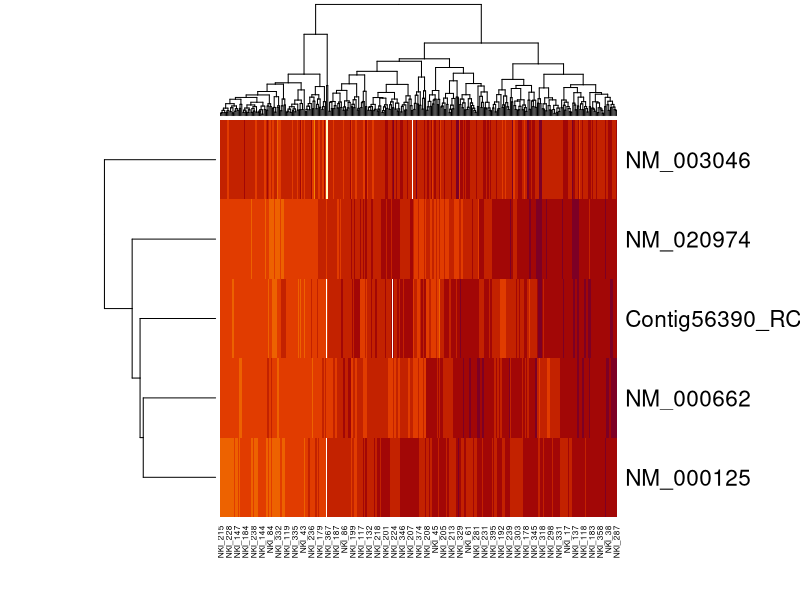
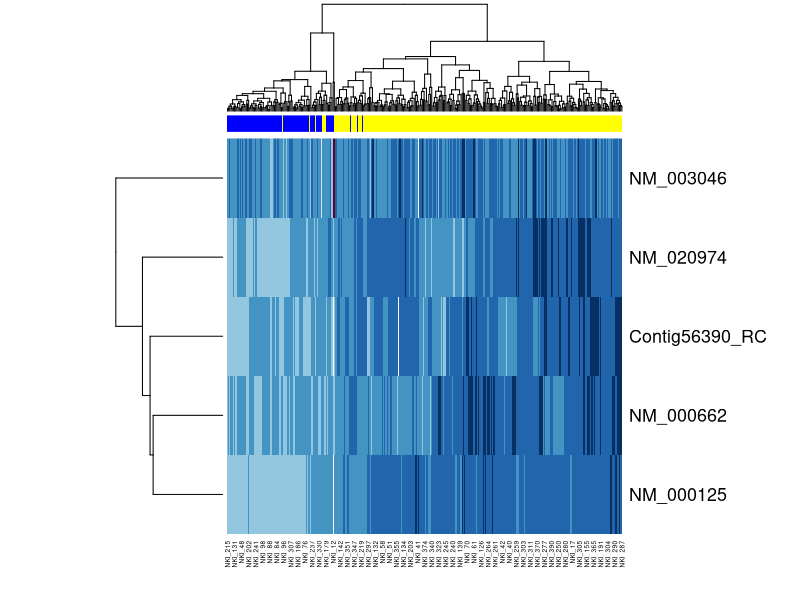
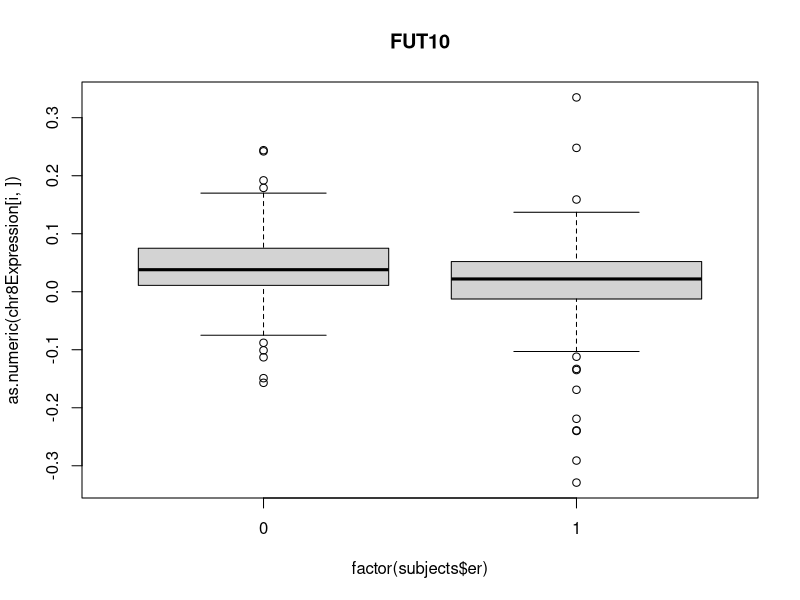
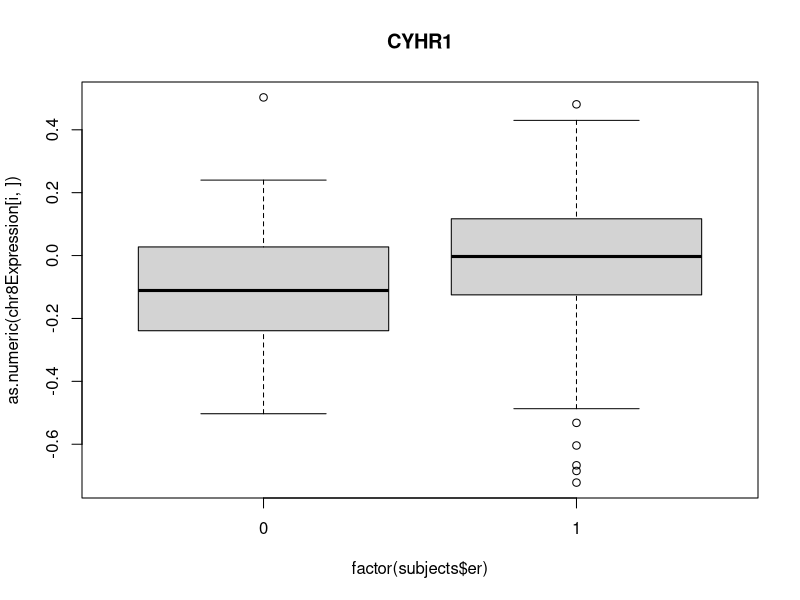
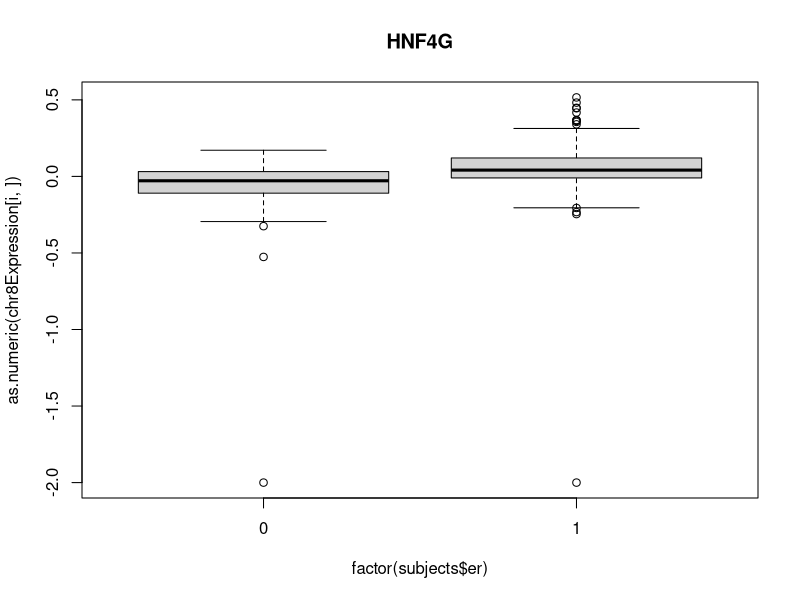
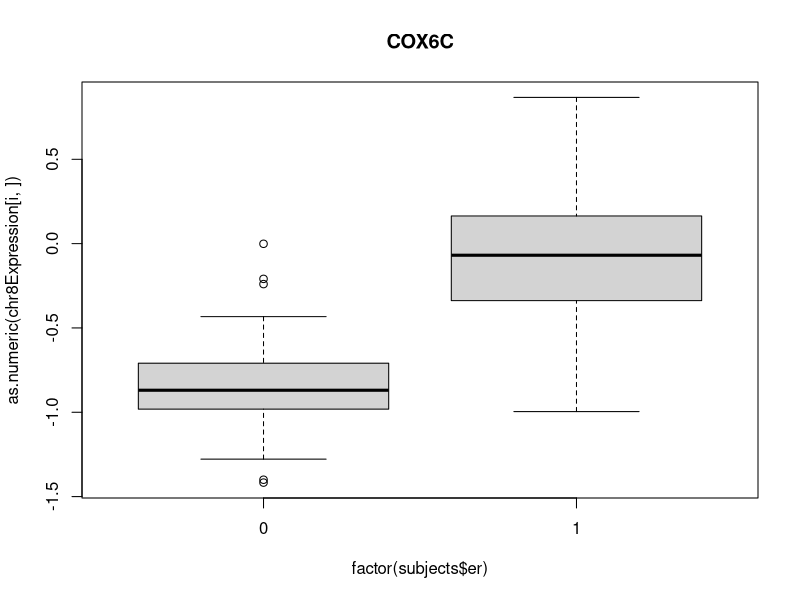
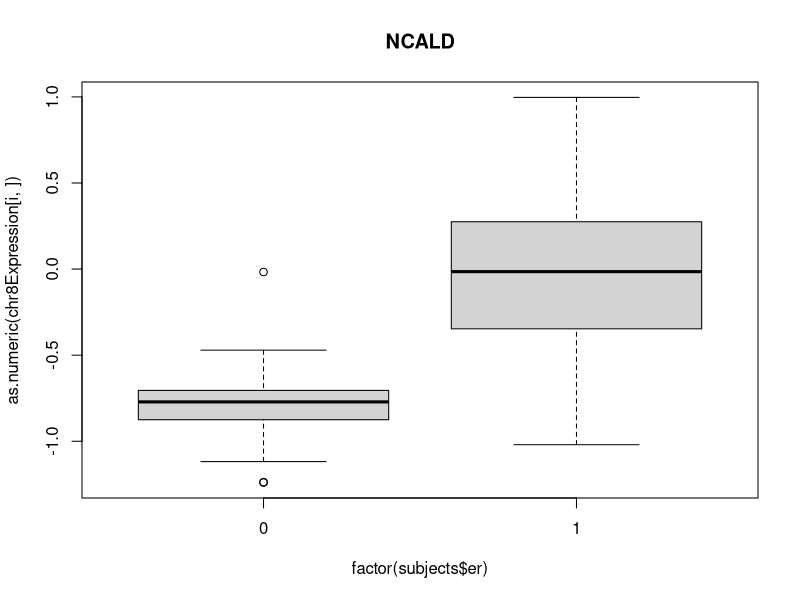
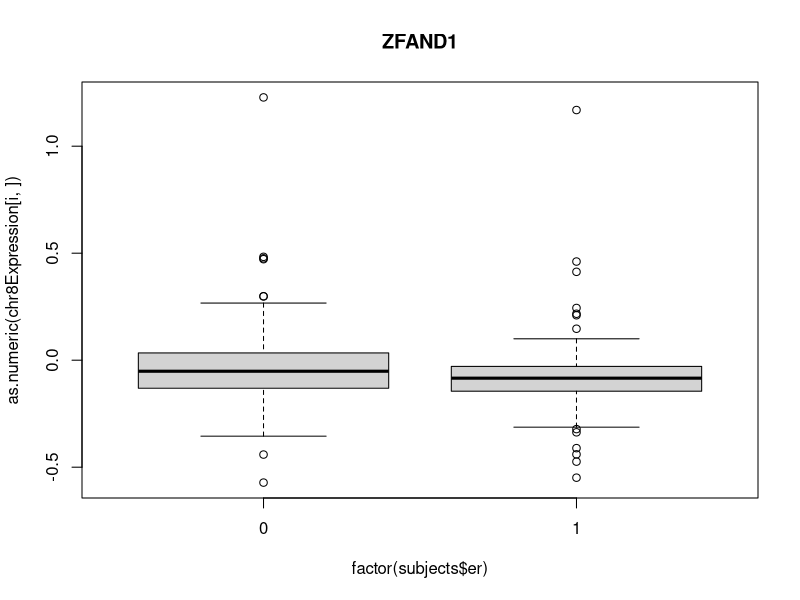

Write the R code that produced these figures, in order.
## ---- chunk 1
x <- 1:10
y <- 11:20
x+y
## ---- chunk 2
genes    <- read.delim("gene.description.txt",stringsAsFactors = FALSE)
subjects <- read.delim("cancer.patients.txt",stringsAsFactors = FALSE)
evals    <- read.delim("gene.expression.txt")
## ---- chunk 3
for(i in 1:10) {
  
  t.test(as.numeric(evals[i,]) ~ factor(subjects$er))
  
  }
## ---- chunk 4
t <- t.test(as.numeric(evals[1,]) ~ factor(subjects$er))
names(t)
t$statistic
## ---- chunk 5
stats <- NULL
for(i in 1:10) {
  tmp <- t.test(as.numeric(evals[i,]) ~ factor(subjects$er))
  stats[i] <- tmp$statistic
  }
stats
## ---- chunk 6
chr8Genes <- genes[genes$Chromosome=="chr8",]
head(chr8Genes)
chr8GenesOrd <- chr8Genes[order(chr8Genes$Start),]
head(chr8GenesOrd)
## ---- chunk 7
match(chr8GenesOrd$probe, rownames(evals))
chr8Expression <- evals[match(chr8GenesOrd$probe, rownames(evals)),]
dim(chr8Expression)
## ---- chunk 8

### Your Answer Here ###

## ---- chunk 9
is.numeric(10)
is.numeric("TEN")
is.character(10)
## ---- chunk 10
match("foo", genes[,2])
is.na(match("foo", genes[,2]))
## ---- chunk 11
pdf("Chromosome8Genes.pdf")
pvals <- NULL
for (i in 1:18) {
  tmp <- t.test(as.numeric(chr8Expression[i,]) ~ factor(subjects$er))
  pvals[i] <- tmp$p.value
  if(tmp$p.value < 0.05){
    boxplot(as.numeric(chr8Expression[i,]) ~ factor(subjects$er),
            main=chr8Genes$HUGO.gene.symbol[i])
    }
  } 
pvals
dev.off()

## ---- chunk 12
genelist <- c("ESR1", "NAT1", "SUSD3","SLC7A2" ,"SCUBE2")
probes   <- na.omit(genes[match(genelist, genes[,2]), 1])
exprows  <- match(probes, rownames(evals))

heatmap(as.matrix(evals[exprows,]))
  

## ---- chunk 13
library(RColorBrewer)
sampcol <- rep("blue", ncol(evals))
sampcol[subjects$er == 1 ] <- "yellow"
rbPal <- brewer.pal(10, "RdBu")
heatmap(as.matrix(evals[exprows,]), ColSideColors = sampcol, col=rbPal)
